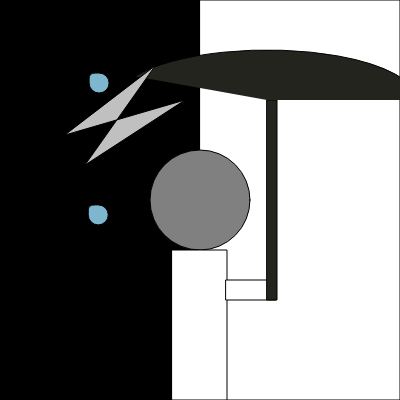
Frame 1 (no input)
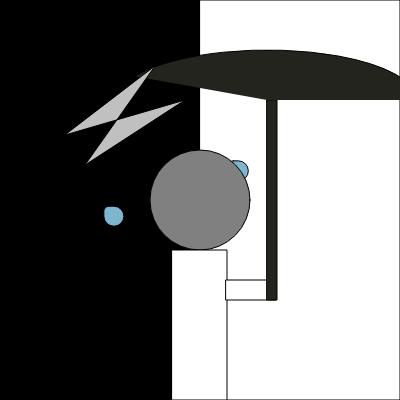
Frame 60 (no input)
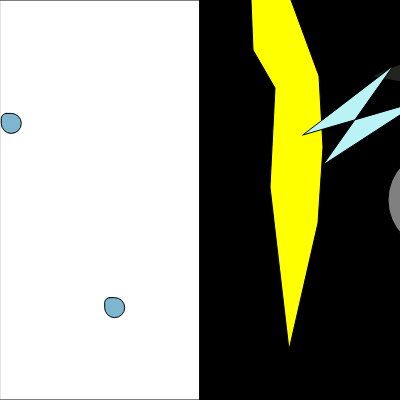
Frame 120 (the mouse pressed at the canvas centre since frame 60)

The p5.js sketch that drew these frames (run headless with seeded random() and noise() and a simulated clock; from frame 60 on, the mouse is pressed at the canvas centre):

// p5.js sketch
// ── sketch.js
let amt, startColor, newColor;
let x = 0;

function setup() {
  createCanvas(400, 400);

  startColor = color(255,255,255);
  newColor = color(random(255),random(255),random(255));
  amt = 0;
}

function draw() {
  background(155);
  fill("black");
  if (mouseIsPressed) {
    fill("white");
  }
  rect(0, 0, 200, 400);
  
  fill("white");
  if (mouseIsPressed) {
    fill("black");
  }
  rect(200, 0, 200, 400);

  fill(126, 182, 207);
  square(random(255), random(255), 20, 5, 15);
  square(random(300), random(300), 20, 5, 15);

 if (mouseIsPressed) {
  translate(x, 0);
 }

  avatar();

  x += 2;

  if (x > width) {
    x = 0;
  }
}

function avatar() {

  fill("grey");
  circle(200, 200, 100);
  
  fill("white");
  rect(172, 250, 55, 150);
  
  fill("white");
  rect(226, 280, 50, 20);
  
  fill(36, 36, 31);
  rect(267, 100, 10, 200);
  arc(267, 100, 300, 100, 85, 0);
  
  if (mouseIsPressed) {
    fill("red");
    rect(300, 112, 20, 100);
    ellipseMode(CENTER);
    ellipse(310, 230, 20);
    
    fill("yellow");
    beginShape();
    vertex(13, 0);
    vertex(15, 50);
    vertex(37, 88);
    vertex(32, 187);
    vertex(51, 350);
    vertex(80, 223);
    vertex(85, 147);
    vertex(81, 76);
    vertex(53, 0);
    //vertex(-35, 0);
    endShape();  }
  
  fill("silver");
  if (mouseIsPressed) {
    fill(lerpColor(startColor, newColor, amt));
  }
  amt += 0.05;
  if(amt >= 1){
    amt = 0.0;
    startColor = newColor;
    newColor = color(random(255),random(255),random(255));
  }
  quad(65, 135, 185, 100,
    85, 165, 155, 66); 
}
